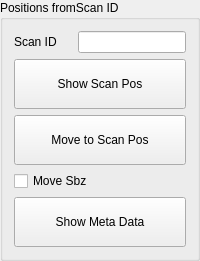
                  <widget class="QGroupBox" name="groupBox_13">
                   <property name="sizePolicy">
                    <sizepolicy hsizetype="Fixed" vsizetype="Preferred">
                     <horstretch>0</horstretch>
                     <verstretch>0</verstretch>
                    </sizepolicy>
                   </property>
                   <property name="title">
                    <string>Positions fromScan ID</string>
                   </property>
                   <layout class="QGridLayout" name="gridLayout_85">
                    <item row="0" column="0">
                     <layout class="QHBoxLayout" name="horizontalLayout_10">
                      <item>
                       <widget class="QLabel" name="label_166">
                        <property name="sizePolicy">
                         <sizepolicy hsizetype="Preferred" vsizetype="Fixed">
                          <horstretch>0</horstretch>
                          <verstretch>0</verstretch>
                         </sizepolicy>
                        </property>
                        <property name="text">
                         <string>Scan ID</string>
                        </property>
                       </widget>
                      </item>
                      <item>
                       <widget class="QLineEdit" name="le_sid_position_mll">
                        <property name="sizePolicy">
                         <sizepolicy hsizetype="Preferred" vsizetype="Fixed">
                          <horstretch>0</horstretch>
                          <verstretch>0</verstretch>
                         </sizepolicy>
                        </property>
                       </widget>
                      </item>
                     </layout>
                    </item>
                    <item row="2" column="0">
                     <widget class="QPushButton" name="pb_recover_scan_pos_mll">
                      <property name="enabled">
                       <bool>true</bool>
                      </property>
                      <property name="sizePolicy">
                       <sizepolicy hsizetype="Preferred" vsizetype="Fixed">
                        <horstretch>0</horstretch>
                        <verstretch>0</verstretch>
                       </sizepolicy>
                      </property>
                      <property name="text">
                       <string>
Move to Scan Pos
</string>
                      </property>
                     </widget>
                    </item>
                    <item row="3" column="0">
                     <widget class="QCheckBox" name="cb_sid_move_base_mll">
                      <property name="sizePolicy">
                       <sizepolicy hsizetype="Preferred" vsizetype="Fixed">
                        <horstretch>0</horstretch>
                        <verstretch>0</verstretch>
                       </sizepolicy>
                      </property>
                      <property name="text">
                       <string>Move Sbz</string>
                      </property>
                     </widget>
                    </item>
                    <item row="5" column="0">
                     <widget class="QPushButton" name="pb_print_scan_meta_mll">
                      <property name="sizePolicy">
                       <sizepolicy hsizetype="Preferred" vsizetype="Fixed">
                        <horstretch>0</horstretch>
                        <verstretch>0</verstretch>
                       </sizepolicy>
                      </property>
                      <property name="text">
                       <string>
Show Meta Data
</string>
                      </property>
                     </widget>
                    </item>
                    <item row="1" column="0">
                     <widget class="QPushButton" name="pb_show_scan_pos_mll">
                      <property name="sizePolicy">
                       <sizepolicy hsizetype="Preferred" vsizetype="Fixed">
                        <horstretch>0</horstretch>
                        <verstretch>0</verstretch>
                       </sizepolicy>
                      </property>
                      <property name="text">
                       <string>
Show Scan Pos
</string>
                      </property>
                     </widget>
                    </item>
                   </layout>
                  </widget>
